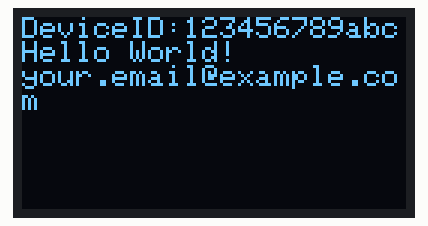
The program below on a simulated ESP32-C3. Parts: 128×64 one-colour display. What the program prints to the serial monitor is not drawn.

Above: at 5.1 s.

The program:

main.cpp
```cpp
#include <Arduino.h>          // Include Arduino core library
#include <Wire.h>             // Include Wire library for I2C communication
#include <Adafruit_GFX.h>     // Include Adafruit GFX library for OLED display
#include <Adafruit_SSD1306.h> // Include Adafruit SSD1306 library for OLED display

// Global device ID
String deviceID;

// Global user email
constexpr auto USER_EMAIL = "your.email@example.com";

// OLED display settings
constexpr auto SCREEN_WIDTH = 128;         // OLED display width
constexpr auto SCREEN_HEIGHT = 64;         // OLED display height
constexpr auto OLED_RESET = -1;            // Reset pin (or -1 if sharing Arduino reset pin)
constexpr auto SDA_PIN = 5;                // I2C SDA pin
constexpr auto SCL_PIN = 4;                // I2C SCL pin
constexpr auto SSD1306_I2C_ADDRESS = 0x3C; // OLED display address

// Create display object
Adafruit_SSD1306 display(SCREEN_WIDTH, SCREEN_HEIGHT, &Wire, OLED_RESET);

// Function prototypes
void initOled();

void setup()
{

    // Generate device ID
    deviceID = String(ESP.getEfuseMac(), HEX);

    Serial.print("Device ID: ");
    Serial.println(deviceID);
    Serial.print("User Email: ");
    Serial.println(USER_EMAIL);
    Serial.println("Hello World!");

    // Initialize OLED display
    initOled();
}

void loop()
{
    Serial.print("Device ID: ");
    Serial.println(deviceID);
    Serial.print("User Email: ");
    Serial.println(USER_EMAIL);
    delay(5000);

    // Display deviceID on OLED
    display.clearDisplay();
    display.setTextSize(1);
    display.setTextColor(SSD1306_WHITE);
    display.setCursor(0, 0);
    display.println("DeviceID:" + deviceID);
    display.println("Hello World!");
    display.println(USER_EMAIL);
    display.display();
    delay(5000);
}

// Function definitions
void initOled()
{
    // Initialize I2C with custom pins
    Wire.begin(SDA_PIN, SCL_PIN);

    // Initialize OLED display
    display.begin(SSD1306_SWITCHCAPVCC, 0x3C);

    // Clear the display buffer
    display.clearDisplay();

    // Display startup message
    display.setTextSize(1);              // Set text size
    display.setTextColor(SSD1306_WHITE); // Set text color
    display.setCursor(0, 0);             // Set cursor position
    display.println("Initializing...");  // Display startup message
    display.display();                   // Display the message
}
```
